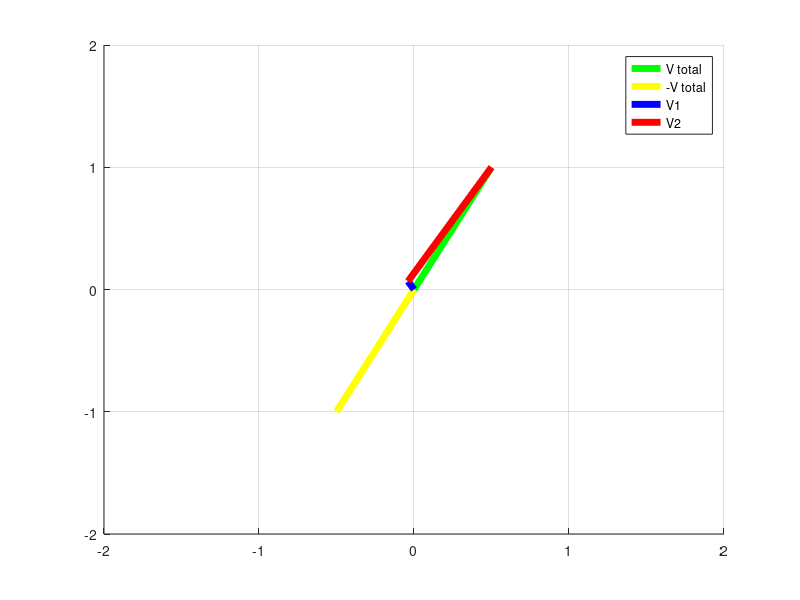

Write MATLAB code to recreate this figure.
clear all; close all; clc;

Vx=.5;
Vy=1;
Vz=0;

Vt=Vx+Vy

cos1=cos(-60/(180/pi));
cos2=cos(60/(180/pi));
sin1=sin(-60/(180/pi));
sin2=sin(60/(180/pi));

% speed1 = -((Vx)+(Vy/(2*sin1)))+Vz
% speed2 = -((Vx)+(Vy/(2*sin2)))+Vz
% speed3 = -Vx+Vz

speed1 = ((Vx)+(Vy/-(sqrt(3))))+Vz
speed2 = ((Vx)+(Vy/(sqrt(3))))+Vz
speed3 = -Vx+Vz

X12 = (speed1*cos1)+(speed2*cos2)
Y12 = (speed1*sin1)+(speed2*sin2)

figure
hold on
grid on
plot([0 Vx],[0 Vy],'g','LineWidth',5)
plot([0 -Vx],[0 -Vy],'y','LineWidth',5)
plot([0 speed1*cos1],[0 speed1*sin1],'b','LineWidth',5)
plot([speed1*cos1 speed1*cos1+speed2*cos2],[speed1*sin1 speed1*sin1+speed2*sin2],'r','LineWidth',5)
legend('V total','-V total','V1','V2')

xlim([-2 2]);
ylim([-2 2]);

set(gcf,'Position',[0 500 500 500])
